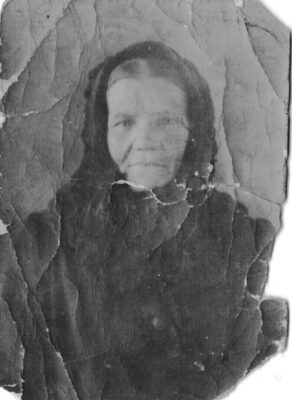
#> input picture PIAO/lab1/stare3.jpg, 292 x 400 px
$ python zad1p3.py
#> lines starting #> are read from the running program, lines starting #| are printed output that depends on the picture
import cv2
import numpy as np
import matplotlib.pyplot as plt

def load_image(image_path):
#  """
#  Wczytuje obraz z podanej ścieżki.
#  Parameters:
#  - file_path (str): Ścieżka do pliku obrazu.
#  Returns:
#  - image (numpy.ndarray): Wczytany obraz.
#  """
#> called with image_path = 'stare3.jpg'
 image = cv2.imread(image_path)
#> image is the input picture: shape (400, 292, 3); min 29, max 255, mean 106.6
 return image
def create_damage_mask(image_shape):
#  """
#  Tworzy pustą maskę o wymiarach zgodnych z obrazem.
#  Parameters:
#  - image_shape (tuple): Kształt obrazu (wysokość, szerokość, liczba kanałów).
#  Returns:
#  - damage_mask (numpy.ndarray): Pusta maska uszkodzeń.
#  """
 damage_mask = np.zeros(image_shape[:2], dtype=np.uint8)
 return damage_mask
def mark_damaged_areas(image, damage_mask):
#  """
#  Oznacza obszary uszkodzeń na obrazie na podstawie podanej maski.
#  Parameters:
#  - image (numpy.ndarray): Obraz do oznaczenia.
#  - damage_mask (numpy.ndarray): Maska uszkodzeń.
#  Returns:
#  - marked_image (numpy.ndarray): Obraz z oznaczonymi uszkodzonymi obszarami.
#  """
 marked_image = image.copy()
 marked_image[damage_mask > 0] = [0, 0, 255] # Oznaczenie na czerwono
 return marked_image
def restore_damaged_areas(image, damage_mask):
#  """
#  Przywraca uszkodzone obszary na obrazie przy użyciu inpaintingu.
#  Parameters:
#  - image (numpy.ndarray): Obraz z uszkodzeniami.
#  - damage_mask (numpy.ndarray): Maska uszkodzeń.
#  Returns:
#  - restored_image (numpy.ndarray): Obraz z przywróconymi obszarami.
#  """
 img = cv2.imread('maski3.jpg', 0)
 type(img)

 img.shape


 restored_image = cv2.inpaint(image, damage_mask, inpaintRadius=10, flags=cv2.INPAINT_TELEA)
 return restored_image
def display_images(original_image, marked_image, restored_image ):
#  """
#  Wyświetla obraz przed i po procesie restauracji.
#  Parameters:
#  - original_image (numpy.ndarray): Oryginalny obraz.
#  - marked_image (numpy.ndarray): Obraz z oznaczonymi uszkodzonymi obszarami.
#  - restored_image (numpy.ndarray): Obraz z przywróconymi obszarami.
#  """
 plt.figure(figsize=(15, 5))
 plt.subplot(1, 3, 1)
 plt.imshow(cv2.cvtColor(original_image, cv2.COLOR_BGR2RGB))
 plt.title("Original Image")
 plt.axis("off")
 plt.subplot(1, 3, 2)
 plt.imshow(cv2.cvtColor(marked_image, cv2.COLOR_BGR2RGB))
 plt.title("Damaged Areas Marked")
 plt.axis("off")
 plt.subplot(1, 3, 3)
 plt.imshow(cv2.cvtColor(restored_image, cv2.COLOR_BGR2RGB))
 plt.title("Restored Image")
 plt.axis("off")

# [4 lines of commented-out code are left out]

 plt.show()
# Ścieżka do pliku z obrazem starych fotografii
image_path = "stare3.jpg"
# Wczytaj obraz
old_photo = load_image(image_path)
# Stwórz maskę uszkodzeń (na razie pustą)
damage_mask = create_damage_mask(old_photo.shape)

print(damage_mask)
#> (printed output is left out)
test = 'maski3.jpg'

img = cv2.imread('maski3.jpg', 0)
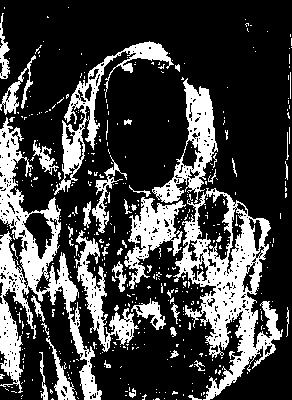
#> input picture PIAO/lab1/maski3.jpg, 292 x 400 px
#> img is the input picture: shape (400, 292); min 0, max 255, mean 66.9

res_path = 'restored.jpg'
r2_photo = load_image(res_path)
#> call 2 of load_image, with image_path = 'restored.jpg'
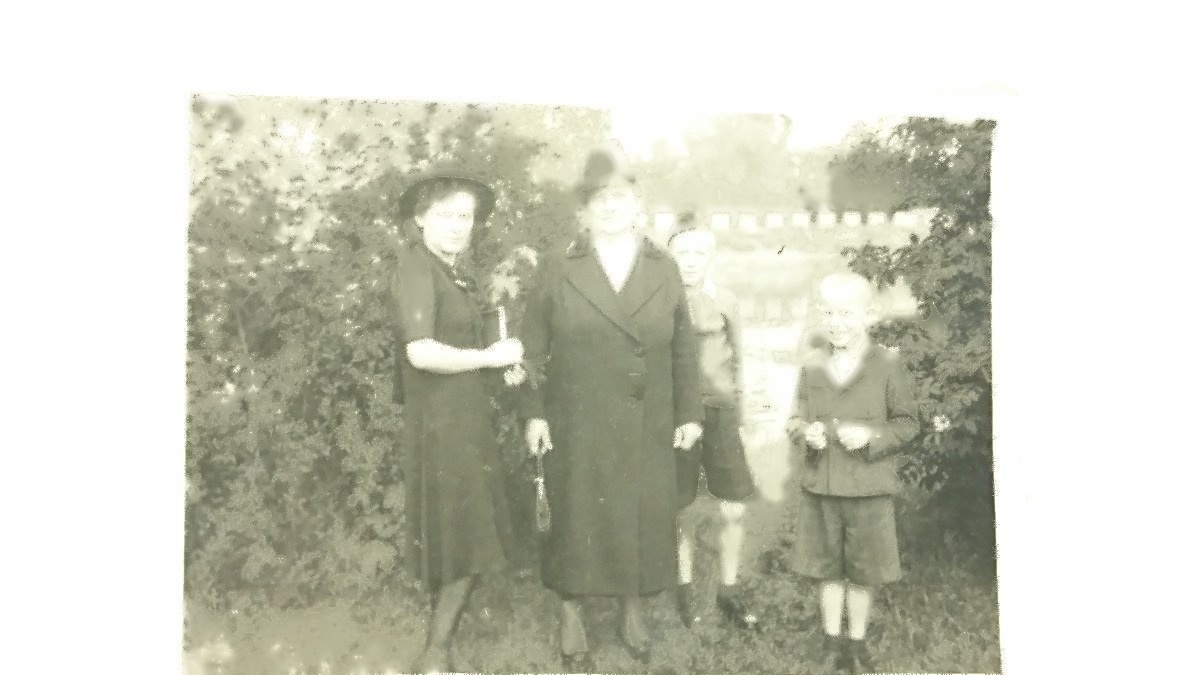
#> input picture PIAO/lab1/restored.jpg, 1200 x 675 px
#> in load_image, image is the input picture: shape (675, 1200, 3); mean B, G, R 193.2, 206.8, 205.8
 # Zapis maski do pliku


i = img.shape
#> i = (400, 292)
str(i)
b = np.matrix(img)
print(b)
#> (printed output is left out)

# Oznacz obszary uszkodzeń (interaktywne narzędzie graficzne lub ręczne zaznaczanie)
# Tutaj możesz dodać kod do interaktywnego zaznaczania obszarów na obrazie.
# Przywróć uszkodzone obszary
restored_photo = restore_damaged_areas(old_photo, b)
#> in restore_damaged_areas, `restored_image = cv2.inpaint(image, damage_mask, inpaintRadius=10, fla..`:
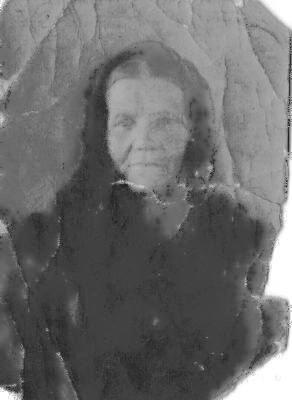
#> restored_image: shape (400, 292, 3); min 29, max 255, mean 107.2
#cv2.imwrite(res_path, restored_photo)
#restored_photo2 = restore_damaged_areas(r2_photo, b)
#r2 = np.matrix(restored_photo2)
# Wyświetl wyniki
display_images(old_photo, mark_damaged_areas(old_photo, b), restored_photo)
#> in mark_damaged_areas, `marked_image[damage_mask > 0] = [0, 0, 255]`:
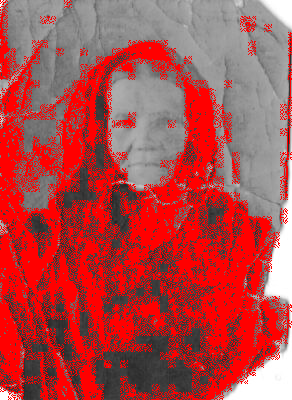
#> marked_image: shape (400, 292, 3); mean B, G, R 73.6, 73.6, 174.3
#> in display_images, `plt.show()`:
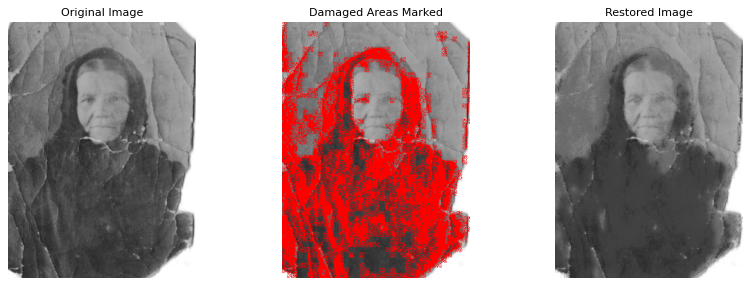
#> figure drawn by matplotlib, 3 panels
